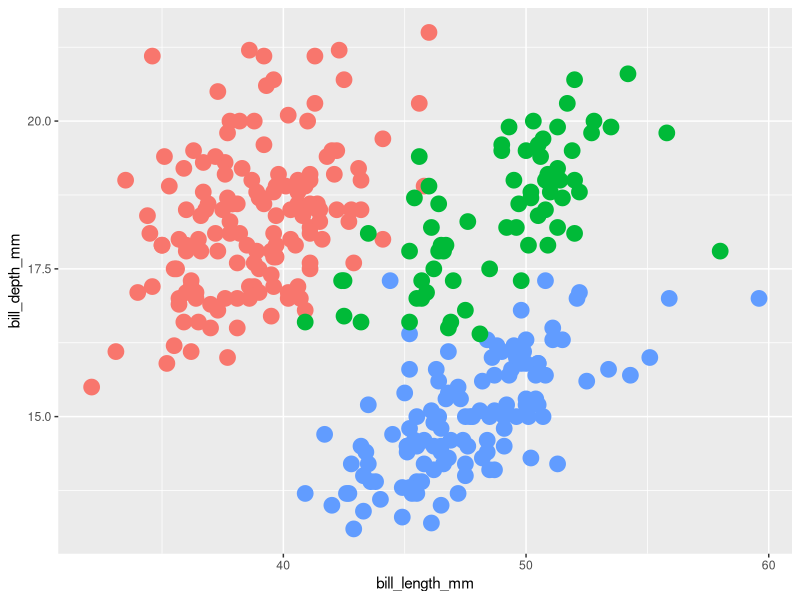
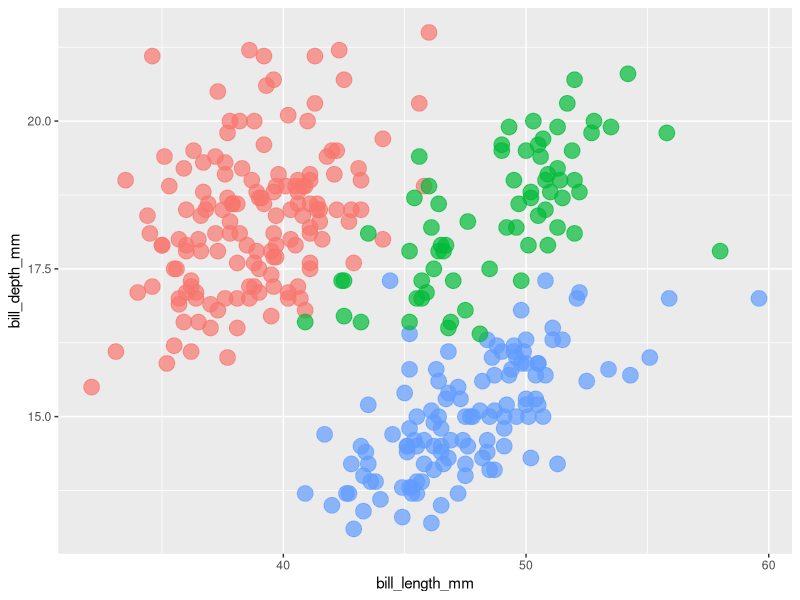
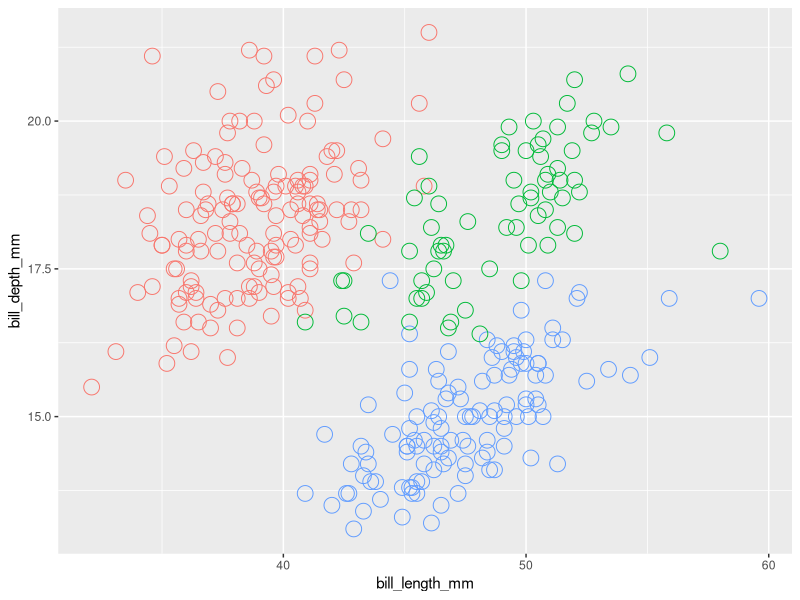

Source code (R) for these figures, in order:
## ---- chunk 1
library(tidyverse)
library(palmerpenguins)
penguins <- penguins %>% drop_na()

penguins
## ---- chunk 2
penguins %>% 
  ggplot(aes(x = bill_length_mm, y = bill_depth_mm, color = species)) +
  geom_point(size = 5, show.legend = FALSE)
## ---- chunk 3
penguins %>% 
  ggplot(aes(x = bill_length_mm, y = bill_depth_mm, color = species)) +
  geom_point(size = 5, alpha = 0.7, show.legend = FALSE)
## ---- chunk 4
penguins %>% 
  ggplot(aes(x = bill_length_mm, y = bill_depth_mm, color = species)) +
  geom_point(shape = 21, size = 5, show.legend = FALSE)
